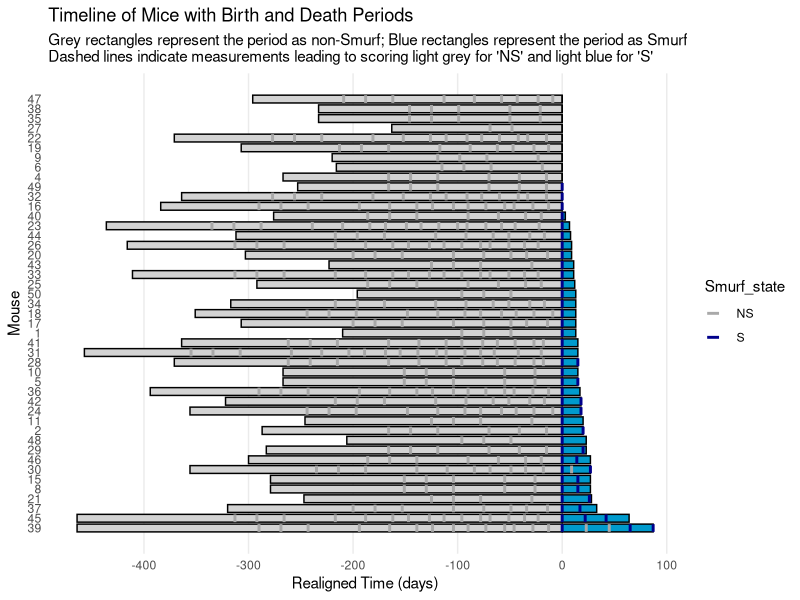

Reproduce this figure in R.
library(readr)
library(ggplot2)
library(dplyr)
library(tidyr)
loaded_csv <- read_csv("AKRJ_F_data.csv",
col_types = cols(...1 = col_integer(),
  mice = col_integer(), date_expe = col_datetime(format = "%Y-%m-%d"),
  GLY = col_integer(), DOB = col_datetime(format = "%Y-%m-%d"),
  DOD = col_datetime(format = "%Y-%m-%d"),
  AGE = col_integer(), REMAINTIME = col_integer()))
mice_data <- loaded_csv[,c(2,34:35)]

##### to remove when age at Smurfness is decided
AKRJ_Smurf_state <- read_csv("20221025AKRJ_Smurf_state.csv",
col_types = cols(Mice = col_integer(),
  Age = col_number(), DBD = col_integer()))

mice_data <- mice_data %>%
  cbind("Smurf_state" = AKRJ_Smurf_state$SmurfDIM1)

#removing censored mice
mice_data <- mice_data[!mice_data$mice %in% c(3,7,12,13,14),]

# Transforming the data
df <- mice_data %>%
  group_by(mice) %>%
  mutate(First_S = ifelse(Smurf_state == "S" & !duplicated(Smurf_state == "S"), REMAINTIME, NA)) %>%
  fill(First_S, .direction = "downup") %>%
  ungroup() %>%
  mutate(realigne_Time = REMAINTIME - First_S) %>%
  select(-First_S) %>% 
  mutate(realigne_Time = coalesce(realigne_Time,REMAINTIME))                                                          
# Create a new entry with realigne_Time = REMAINTIME + realigne_Time for each mice
additional_rows <- df %>%
  group_by(mice) %>%
  slice(1) %>% # Get the first entry for each mouse
  mutate(
    realigne_Time = -(AGE - REMAINTIME),
    #realigne_Time = REMAINTIME + realigne_Time,
    AGE = 0, # Adjust AGE if necessary (optional)
    REMAINTIME = realigne_Time,  # Set REMAINTIME to NA for the new row (or leave as is)
    Smurf_state = "birth"  # Set Smurf_state to NA for the new row
  ) %>%
  ungroup() 
# Combine the new entries with the original dataframe
df <- bind_rows(additional_rows, df) %>%
  arrange(mice, realigne_Time) # Sort the data by mice and realigne_Time

# Add new row after the last entry for each mouse
additional_rows_end <- df %>%
  group_by(mice) %>%
  slice_tail(n = 1) %>%  # Get the last entry for each mouse
  mutate(
    AGE = AGE + 1,  # Optional: Adjust AGE if needed
    realigne_Time = ifelse(Smurf_state == "NS", -1, realigne_Time - REMAINTIME),  # Calculate the new realigne_Time
    REMAINTIME = 0,  # Set REMAINTIME to NA for the new row
    Smurf_state = "death"  # Set Smurf_state to "death"
  ) %>%
  ungroup()

# Combine the new entries with the original dataframe
df <- df %>% 
  bind_rows(additional_rows_end) %>%
  arrange(mice, realigne_Time)  # Sort the data by mice and realigne_Time

# Calculate the time between 0 and death for each mouse
df <- df %>%
  group_by(mice) %>%
  mutate(death_time = ifelse(Smurf_state == "death", realigne_Time, NA)) %>%
  fill(death_time, .direction = "down") %>%
  mutate(time_0_to_death = ifelse(Smurf_state == "death", -(death_time - 0), NA)) %>%
  ungroup()

df <- df %>%
  mutate(realigne_Time = ifelse(realigne_Time == -1, 0, realigne_Time))

# Determine the order based on the time between 0 and death
mouse_order <- df %>%
  filter(Smurf_state == "death") %>%
  arrange(time_0_to_death) %>%
  pull(mice)

# Define the outline thickness
outline_thickness <- 0.5

# Create the plot
ggplot(df, aes(x = realigne_Time, y = as.numeric(factor(mice, levels = mouse_order)))) +
  geom_rect(data = subset(df, Smurf_state == "birth"), 
            aes(xmin = realigne_Time, xmax = 0, 
                ymin = as.numeric(factor(mice, levels = mouse_order)) - 0.4, 
                ymax = as.numeric(factor(mice, levels = mouse_order)) + 0.4),
            fill = "lightgrey", color = "black", size = outline_thickness) +
  geom_rect(data = subset(df, Smurf_state == "death"),
            aes(xmin = 0, xmax = realigne_Time, 
                ymin = as.numeric(factor(mice, levels = mouse_order)) - 0.4, 
                ymax = as.numeric(factor(mice, levels = mouse_order)) + 0.4),
            fill = "deepskyblue3", color = "black", size = outline_thickness) +
  
  # Adjust vertical lines to match the width of the rectangles minus the outline thickness
  geom_segment(data = subset(df, Smurf_state %in% c("NS", "S")),
               aes(x = realigne_Time, xend = realigne_Time, 
                   y = as.numeric(factor(mice, levels = mouse_order)) - 0.4 + outline_thickness*0.01,
                   yend = as.numeric(factor(mice, levels = mouse_order)) + 0.4 - outline_thickness*0.01,
                   color = Smurf_state),
               linetype = "dashed", size = 1) +
  scale_y_continuous(name = "Mouse", breaks = seq_along(mouse_order), labels = mouse_order) +
  scale_x_continuous(name = "Realigned Time (days)") +
  scale_color_manual(values = c("NS" = "darkgrey", "S" = "darkblue")) +
  theme_minimal() +
  theme(panel.grid.major.y = element_blank(),  # Remove horizontal grid lines
        panel.grid.minor.y = element_blank(),
        panel.grid.minor.x = element_blank()) +
  labs(title = "Timeline of Mice with Birth and Death Periods",
       subtitle = "Grey rectangles represent the period as non-Smurf; Blue rectangles represent the period as Smurf\nDashed lines indicate measurements leading to scoring light grey for 'NS' and light blue for 'S'")

  